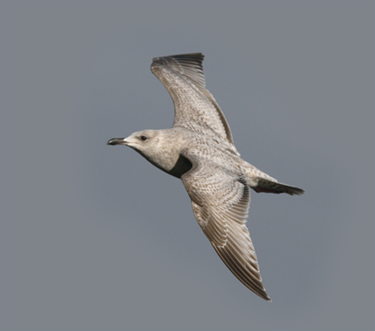
#> input picture CV2024_HW2/data/task1and2_hybrid_pyramid/2_bird.bmp, 375 x 331 px; its folder holds 2 pictures in this run
$ jupyter execute --allow-errors solution_1.ipynb   (shell and % lines are left out)
#> lines starting #> are read from the running program, lines starting #| are printed output that depends on the picture
# HW 2

[cell 1]
import numpy as np
import cv2
import glob
import matplotlib as mpl
import matplotlib.pyplot as plt
from PIL import Image
import os

[cell 2]
mpl.rcParams['figure.dpi'] = 100

## Util functions

[cell 3]
def visualize_fft_channels(fft_shifted):
    """
    Visualize the magnitude spectrum of the Fourier transform for RGB channels.

    Parameters:
    fft_shifted (numpy.ndarray): The shifted Fourier transform of an RGB image.
                                 Shape should be (height, width, 3).
    """
    # Ensure the input is 3D (height, width, 3 channels)
    if len(fft_shifted.shape) != 3 or fft_shifted.shape[2] != 3:
        raise ValueError("Input must be a 3D array with shape (height, width, 3)")

    # Calculate the magnitude spectrum for each channel
    magnitude_spectrum_r = np.log(np.abs(fft_shifted[:,:,0]) + 1)
    magnitude_spectrum_g = np.log(np.abs(fft_shifted[:,:,1]) + 1)
    magnitude_spectrum_b = np.log(np.abs(fft_shifted[:,:,2]) + 1)

    # Create a figure with 4 subplots
    fig, axs = plt.subplots(2, 2, figsize=(16, 16))
    fig.suptitle('Fourier Transform Magnitude Spectrum', fontsize=16)

    # Plot R channel
    axs[0, 0].imshow(magnitude_spectrum_r, cmap='hot')
    axs[0, 0].set_title('Red Channel')
    axs[0, 0].axis('off')

    # Plot G channel
    axs[0, 1].imshow(magnitude_spectrum_g, cmap='hot')
    axs[0, 1].set_title('Green Channel')
    axs[0, 1].axis('off')

    # Plot B channel
    axs[1, 0].imshow(magnitude_spectrum_b, cmap='hot')
    axs[1, 0].set_title('Blue Channel')
    axs[1, 0].axis('off')

    # Plot RGB combined
    rgb_magnitude = np.stack((
        magnitude_spectrum_r / np.max(magnitude_spectrum_r),
        magnitude_spectrum_g / np.max(magnitude_spectrum_g),
        magnitude_spectrum_b / np.max(magnitude_spectrum_b)
    ), axis=2)
    axs[1, 1].imshow(rgb_magnitude)
    axs[1, 1].set_title('RGB Combined')
    axs[1, 1].axis('off')

    plt.tight_layout()
    plt.show()

# [70 lines left out: functions display_fft_amplitude, plot_images_side_by_side, not called in this run]

# Part 1

## Load data

[cell 4]
idx = 2
switch_order = False

[cell 5]
images = glob.glob(f'data/task1and2_hybrid_pyramid/{idx}*')
assert len(images) == 2
if not switch_order:
    path_a, path_b = images
else:
    path_b, path_a = images

[cell 6]
img_a = Image.open(path_a)
#> img_a is the input picture: PIL image 375x331 RGB; mean R, G, B 127.7, 131.3, 136.8
img_b = Image.open(path_b)
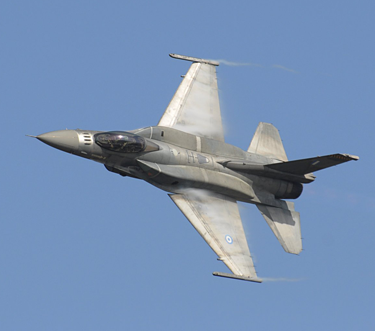
#> input picture CV2024_HW2/data/task1and2_hybrid_pyramid/2_plane.bmp, 375 x 331 px
#> img_b is the input picture: PIL image 375x331 RGB; mean R, G, B 119.8, 145, 180.2

[cell 7]
img_a

[cell 8]
img_b

[cell 9]
A = np.array(img_a)
B = np.array(img_b)

width = A.shape[1]
#> width = 375
height = A.shape[0]
#> height = 331
print(width, height)
#| 375 331

## Conversion into frequency domain

[cell 10]
def pos_to_freq(img):
    fft_r = np.fft.fft2(img[:,:,0])
    fft_g = np.fft.fft2(img[:,:,1])
    fft_b = np.fft.fft2(img[:,:,2])

    fft_combined = np.stack((fft_r, fft_g, fft_b), axis=2)
    fft_shifted = np.fft.fftshift(fft_combined)
    return fft_shifted

# [4 lines left out: function pos_to_freq_grayscale, not called in this run]

def freq_to_pos(fft_shifted):
    # Inverse shift
    fft_unshifted = np.fft.ifftshift(fft_shifted)

    # Separate channels
    fft_r = fft_unshifted[:,:,0]
    fft_g = fft_unshifted[:,:,1]
    fft_b = fft_unshifted[:,:,2]

    # Inverse FFT for each channel
    img_r = np.fft.ifft2(fft_r).real
    img_g = np.fft.ifft2(fft_g).real
    img_b = np.fft.ifft2(fft_b).real

    # Stack channels and ensure values are in valid range
    img = np.stack((img_r, img_g, img_b), axis=2)
    img = np.clip(img, 0, 255).astype(np.uint8)

    return img

[cell 11]
fft_shifted = pos_to_freq(A)

[cell 12]
visualize_fft_channels(fft_shifted)
#> in visualize_fft_channels, `magnitude_spectrum_r = np.log(np.abs(fft_shifted[:,:,0]) + 1)`:
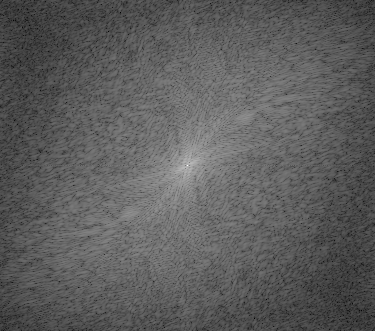
#> magnitude_spectrum_r: shape (331, 375) float64; min 1.08, max 16.65, mean 6.76; drawn with min black and max white
#> in visualize_fft_channels, `rgb_magnitude = np.stack(( magnitude_spectrum_r / np.max(magnitude_spe..`:
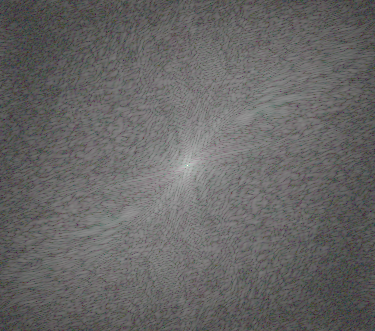
#> rgb_magnitude: shape (331, 375, 3) float64; mean of channels 0, 1, 2 0.406, 0.402, 0.4; drawn as R, G, B
#> in visualize_fft_channels, `plt.show()`:
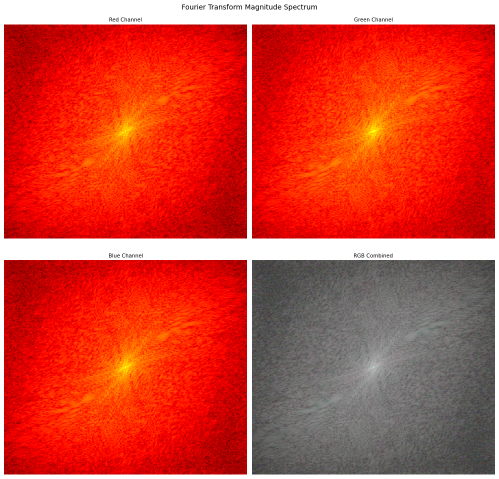
#> figure drawn by matplotlib, 4 panels

## Gaussian kernel

#> (a cell that did not finish here is left out)

[cell 14]
def normal_dist_pdf(x, sigma):
    return 1 / (sigma * np.sqrt(2*np.pi)) \
            * np.exp(-1/2 * (x/sigma)**2)

def gaussian_high_pass(x,D_0):
    return np.exp(-1 * ((x**2) / 2) * (D_0 ** 2))

[cell 15]
def gaussian_kernel(width, height, sigma):
    x = np.linspace(-1,1, width)
    y = np.linspace(-1,1, height)

    xv, yv = np.meshgrid(x,y)

    xc = (width ) / 2
    yc = (height) / 2

    dist = np.sqrt((xv)**2 + (yv) ** 2)

    kernel = gaussian_high_pass(dist, sigma)

    return kernel


K_low_pass = gaussian_kernel(width,height,9)
#> in gaussian_kernel, `kernel = gaussian_high_pass(dist, sigma)`:
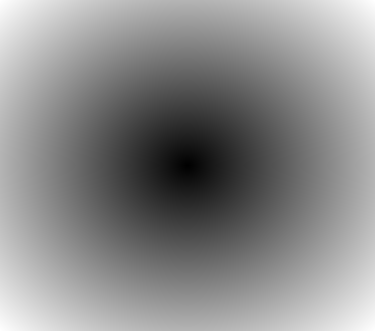
#> dist: shape (331, 375) float64; min 1.11e-16, max 1.41, mean 0.767; drawn with min black and max white

plt.imshow(K_low_pass)

#display_fft_amplitude(pos_to_freq_grayscale(K_low_pass))
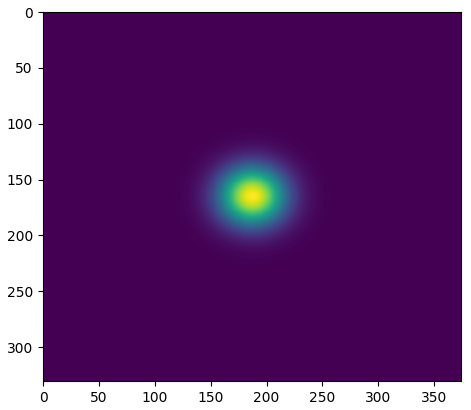
#> figure drawn by matplotlib, 1 panel

## Convolution in frequencyfft_shifted domain

[cell 16]
K = gaussian_kernel(width,height,6)

A_low = pos_to_freq(A) * (K)[:, :, np.newaxis]
B_high = pos_to_freq(B) * (1 - K)[:, :, np.newaxis]

plt.imshow(freq_to_pos(1*A_low + 2*B_high))
#> in freq_to_pos, `img_r = np.fft.ifft2(fft_r).real`:
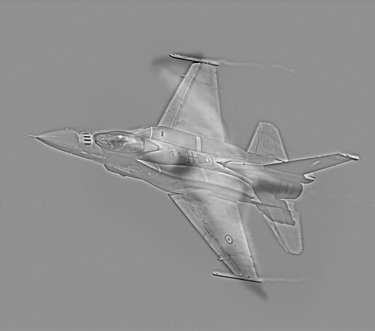
#> img_r: shape (331, 375) float64; min -123.8, max 317.8, mean 127.7; drawn with min black and max white
#> in freq_to_pos, `img_b = np.fft.ifft2(fft_b).real`:
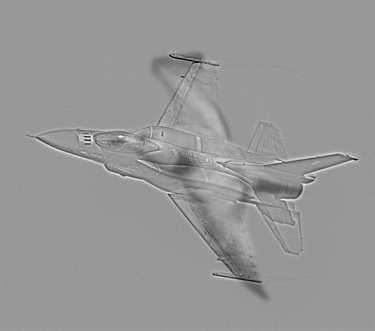
#> img_b: shape (331, 375) float64; min -129.1, max 319.4, mean 136.8; drawn with min black and max white
#> in freq_to_pos, `img = np.stack((img_r, img_g, img_b), axis=2)`:
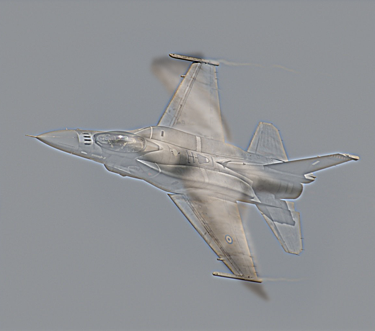
#> img: shape (331, 375, 3) float64; mean of channels 0, 1, 2 127.7, 131.3, 136.8; drawn with min black and max white
#> in freq_to_pos, `img = np.clip(img, 0, 255).astype(np.uint8)`:
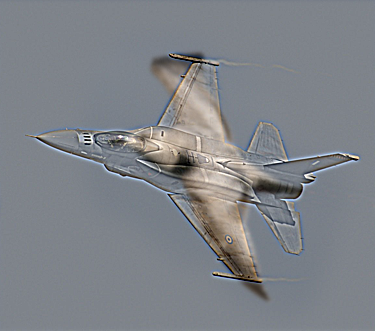
#> img: shape (331, 375, 3); mean of channels 0, 1, 2 127.2, 130.8, 136.4; drawn as R, G, B
